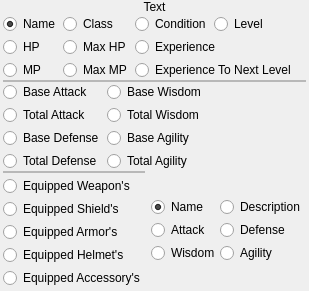
           <widget class="QFrame" name="frame_9">
            <property name="sizePolicy">
             <sizepolicy hsizetype="Preferred" vsizetype="Fixed">
              <horstretch>0</horstretch>
              <verstretch>0</verstretch>
             </sizepolicy>
            </property>
            <layout class="QVBoxLayout" name="verticalLayout_13">
             <property name="spacing">
              <number>0</number>
             </property>
             <property name="margin">
              <number>0</number>
             </property>
             <item>
              <widget class="QLabel" name="label_7">
               <property name="sizePolicy">
                <sizepolicy hsizetype="Preferred" vsizetype="Fixed">
                 <horstretch>0</horstretch>
                 <verstretch>0</verstretch>
                </sizepolicy>
               </property>
               <property name="text">
                <string>Text</string>
               </property>
               <property name="alignment">
                <set>Qt::AlignCenter</set>
               </property>
              </widget>
             </item>
             <item>
              <widget class="QWidget" name="widget_7" native="true">
               <layout class="QVBoxLayout" name="verticalLayout_24">
                <property name="spacing">
                 <number>0</number>
                </property>
                <property name="leftMargin">
                 <number>3</number>
                </property>
                <property name="topMargin">
                 <number>0</number>
                </property>
                <property name="rightMargin">
                 <number>3</number>
                </property>
                <property name="bottomMargin">
                 <number>3</number>
                </property>
                <item>
                 <layout class="QHBoxLayout" name="horizontalLayout_14">
                  <property name="spacing">
                   <number>3</number>
                  </property>
                  <item>
                   <layout class="QVBoxLayout" name="verticalLayout_14">
                    <property name="spacing">
                     <number>3</number>
                    </property>
                    <item>
                     <widget class="QRadioButton" name="rbCharacterName">
                      <property name="sizePolicy">
                       <sizepolicy hsizetype="Fixed" vsizetype="Fixed">
                        <horstretch>0</horstretch>
                        <verstretch>0</verstretch>
                       </sizepolicy>
                      </property>
                      <property name="text">
                       <string>Name</string>
                      </property>
                      <property name="checked">
                       <bool>true</bool>
                      </property>
                     </widget>
                    </item>
                    <item>
                     <widget class="QRadioButton" name="rbCharacterHP">
                      <property name="sizePolicy">
                       <sizepolicy hsizetype="Fixed" vsizetype="Fixed">
                        <horstretch>0</horstretch>
                        <verstretch>0</verstretch>
                       </sizepolicy>
                      </property>
                      <property name="text">
                       <string>HP</string>
                      </property>
                     </widget>
                    </item>
                    <item>
                     <widget class="QRadioButton" name="rbCharacterMP">
                      <property name="sizePolicy">
                       <sizepolicy hsizetype="Fixed" vsizetype="Fixed">
                        <horstretch>0</horstretch>
                        <verstretch>0</verstretch>
                       </sizepolicy>
                      </property>
                      <property name="text">
                       <string>MP</string>
                      </property>
                     </widget>
                    </item>
                   </layout>
                  </item>
                  <item>
                   <layout class="QVBoxLayout" name="verticalLayout_15">
                    <property name="spacing">
                     <number>3</number>
                    </property>
                    <item>
                     <widget class="QRadioButton" name="rbCharacterClass">
                      <property name="sizePolicy">
                       <sizepolicy hsizetype="Fixed" vsizetype="Fixed">
                        <horstretch>0</horstretch>
                        <verstretch>0</verstretch>
                       </sizepolicy>
                      </property>
                      <property name="text">
                       <string>Class</string>
                      </property>
                     </widget>
                    </item>
                    <item>
                     <widget class="QRadioButton" name="rbCharacterMaxHP">
                      <property name="sizePolicy">
                       <sizepolicy hsizetype="Fixed" vsizetype="Fixed">
                        <horstretch>0</horstretch>
                        <verstretch>0</verstretch>
                       </sizepolicy>
                      </property>
                      <property name="text">
                       <string>Max HP</string>
                      </property>
                     </widget>
                    </item>
                    <item>
                     <widget class="QRadioButton" name="rbCharacterMaxMP">
                      <property name="sizePolicy">
                       <sizepolicy hsizetype="Fixed" vsizetype="Fixed">
                        <horstretch>0</horstretch>
                        <verstretch>0</verstretch>
                       </sizepolicy>
                      </property>
                      <property name="text">
                       <string>Max MP</string>
                      </property>
                     </widget>
                    </item>
                   </layout>
                  </item>
                  <item>
                   <layout class="QVBoxLayout" name="verticalLayout_16">
                    <property name="spacing">
                     <number>3</number>
                    </property>
                    <item>
                     <layout class="QHBoxLayout" name="horizontalLayout_15">
                      <property name="spacing">
                       <number>3</number>
                      </property>
                      <item>
                       <widget class="QRadioButton" name="rbCharacterCondition">
                        <property name="sizePolicy">
                         <sizepolicy hsizetype="Fixed" vsizetype="Fixed">
                          <horstretch>0</horstretch>
                          <verstretch>0</verstretch>
                         </sizepolicy>
                        </property>
                        <property name="text">
                         <string>Condition</string>
                        </property>
                       </widget>
                      </item>
                      <item>
                       <widget class="QRadioButton" name="rbCharacterLevel">
                        <property name="sizePolicy">
                         <sizepolicy hsizetype="Preferred" vsizetype="Fixed">
                          <horstretch>0</horstretch>
                          <verstretch>0</verstretch>
                         </sizepolicy>
                        </property>
                        <property name="text">
                         <string>Level</string>
                        </property>
                       </widget>
                      </item>
                     </layout>
                    </item>
                    <item>
                     <widget class="QRadioButton" name="rbCharacterTotalExperience">
                      <property name="sizePolicy">
                       <sizepolicy hsizetype="Fixed" vsizetype="Fixed">
                        <horstretch>0</horstretch>
                        <verstretch>0</verstretch>
                       </sizepolicy>
                      </property>
                      <property name="text">
                       <string>Experience</string>
                      </property>
                     </widget>
                    </item>
                    <item>
                     <widget class="QRadioButton" name="rbCharacterExperienceToNextLevel">
                      <property name="sizePolicy">
                       <sizepolicy hsizetype="Fixed" vsizetype="Fixed">
                        <horstretch>0</horstretch>
                        <verstretch>0</verstretch>
                       </sizepolicy>
                      </property>
                      <property name="text">
                       <string>Experience To Next Level</string>
                      </property>
                     </widget>
                    </item>
                   </layout>
                  </item>
                  <item>
                   <spacer name="horizontalSpacer_7">
                    <property name="orientation">
                     <enum>Qt::Horizontal</enum>
                    </property>
                    <property name="sizeHint" stdset="0">
                     <size>
                      <width>10</width>
                      <height>20</height>
                     </size>
                    </property>
                   </spacer>
                  </item>
                 </layout>
                </item>
                <item>
                 <widget class="QFrame" name="frame_17">
                  <property name="minimumSize">
                   <size>
                    <width>0</width>
                    <height>2</height>
                   </size>
                  </property>
                  <property name="maximumSize">
                   <size>
                    <width>16777215</width>
                    <height>2</height>
                   </size>
                  </property>
                  <property name="frameShape">
                   <enum>QFrame::StyledPanel</enum>
                  </property>
                  <property name="frameShadow">
                   <enum>QFrame::Raised</enum>
                  </property>
                 </widget>
                </item>
                <item>
                 <layout class="QHBoxLayout" name="horizontalLayout_16">
                  <property name="spacing">
                   <number>3</number>
                  </property>
                  <item>
                   <layout class="QVBoxLayout" name="verticalLayout_17">
                    <property name="spacing">
                     <number>3</number>
                    </property>
                    <item>
                     <widget class="QRadioButton" name="rbCharacterBaseAttack">
                      <property name="sizePolicy">
                       <sizepolicy hsizetype="Fixed" vsizetype="Fixed">
                        <horstretch>0</horstretch>
                        <verstretch>0</verstretch>
                       </sizepolicy>
                      </property>
                      <property name="text">
                       <string>Base Attack</string>
                      </property>
                     </widget>
                    </item>
                    <item>
                     <widget class="QRadioButton" name="rbCharacterTotalAttack">
                      <property name="sizePolicy">
                       <sizepolicy hsizetype="Fixed" vsizetype="Fixed">
                        <horstretch>0</horstretch>
                        <verstretch>0</verstretch>
                       </sizepolicy>
                      </property>
                      <property name="text">
                       <string>Total Attack</string>
                      </property>
                     </widget>
                    </item>
                    <item>
                     <widget class="QRadioButton" name="rbCharacterBaseDefense">
                      <property name="sizePolicy">
                       <sizepolicy hsizetype="Fixed" vsizetype="Fixed">
                        <horstretch>0</horstretch>
                        <verstretch>0</verstretch>
                       </sizepolicy>
                      </property>
                      <property name="text">
                       <string>Base Defense</string>
                      </property>
                     </widget>
                    </item>
                    <item>
                     <widget class="QRadioButton" name="rbCharacterTotalDefense">
                      <property name="sizePolicy">
                       <sizepolicy hsizetype="Fixed" vsizetype="Fixed">
                        <horstretch>0</horstretch>
                        <verstretch>0</verstretch>
                       </sizepolicy>
                      </property>
                      <property name="text">
                       <string>Total Defense</string>
                      </property>
                     </widget>
                    </item>
                   </layout>
                  </item>
                  <item>
                   <layout class="QVBoxLayout" name="verticalLayout_18">
                    <property name="spacing">
                     <number>3</number>
                    </property>
                    <item>
                     <widget class="QRadioButton" name="rbCharacterBaseWisdom">
                      <property name="sizePolicy">
                       <sizepolicy hsizetype="Fixed" vsizetype="Fixed">
                        <horstretch>0</horstretch>
                        <verstretch>0</verstretch>
                       </sizepolicy>
                      </property>
                      <property name="text">
                       <string>Base Wisdom</string>
                      </property>
                     </widget>
                    </item>
                    <item>
                     <widget class="QRadioButton" name="rbCharacterTotalWisdom">
                      <property name="sizePolicy">
                       <sizepolicy hsizetype="Fixed" vsizetype="Fixed">
                        <horstretch>0</horstretch>
                        <verstretch>0</verstretch>
                       </sizepolicy>
                      </property>
                      <property name="text">
                       <string>Total Wisdom</string>
                      </property>
                     </widget>
                    </item>
                    <item>
                     <widget class="QRadioButton" name="rbCharacterBaseAgility">
                      <property name="sizePolicy">
                       <sizepolicy hsizetype="Fixed" vsizetype="Fixed">
                        <horstretch>0</horstretch>
                        <verstretch>0</verstretch>
                       </sizepolicy>
                      </property>
                      <property name="text">
                       <string>Base Agility</string>
                      </property>
                     </widget>
                    </item>
                    <item>
                     <widget class="QRadioButton" name="rbCharacterTotalAgility">
                      <property name="sizePolicy">
                       <sizepolicy hsizetype="Fixed" vsizetype="Fixed">
                        <horstretch>0</horstretch>
                        <verstretch>0</verstretch>
                       </sizepolicy>
                      </property>
                      <property name="text">
                       <string>Total Agility</string>
                      </property>
                     </widget>
                    </item>
                   </layout>
                  </item>
                  <item>
                   <spacer name="horizontalSpacer_8">
                    <property name="orientation">
                     <enum>Qt::Horizontal</enum>
                    </property>
                    <property name="sizeHint" stdset="0">
                     <size>
                      <width>10</width>
                      <height>20</height>
                     </size>
                    </property>
                   </spacer>
                  </item>
                 </layout>
                </item>
                <item>
                 <layout class="QHBoxLayout" name="horizontalLayout_17">
                  <property name="spacing">
                   <number>3</number>
                  </property>
                  <item>
                   <layout class="QVBoxLayout" name="verticalLayout_19">
                    <property name="spacing">
                     <number>3</number>
                    </property>
                    <item>
                     <widget class="QFrame" name="frame_18">
                      <property name="minimumSize">
                       <size>
                        <width>0</width>
                        <height>2</height>
                       </size>
                      </property>
                      <property name="maximumSize">
                       <size>
                        <width>16777215</width>
                        <height>2</height>
                       </size>
                      </property>
                      <property name="frameShape">
                       <enum>QFrame::StyledPanel</enum>
                      </property>
                      <property name="frameShadow">
                       <enum>QFrame::Raised</enum>
                      </property>
                     </widget>
                    </item>
                    <item>
                     <widget class="QRadioButton" name="rbCharacterEquippedWeapon">
                      <property name="sizePolicy">
                       <sizepolicy hsizetype="Fixed" vsizetype="Fixed">
                        <horstretch>0</horstretch>
                        <verstretch>0</verstretch>
                       </sizepolicy>
                      </property>
                      <property name="text">
                       <string>Equipped Weapon's</string>
                      </property>
                     </widget>
                    </item>
                    <item>
                     <widget class="QRadioButton" name="rbCharacterEquippedShield">
                      <property name="sizePolicy">
                       <sizepolicy hsizetype="Fixed" vsizetype="Fixed">
                        <horstretch>0</horstretch>
                        <verstretch>0</verstretch>
                       </sizepolicy>
                      </property>
                      <property name="text">
                       <string>Equipped Shield's</string>
                      </property>
                     </widget>
                    </item>
                    <item>
                     <widget class="QRadioButton" name="rbCharacterEquippedArmor">
                      <property name="sizePolicy">
                       <sizepolicy hsizetype="Fixed" vsizetype="Fixed">
                        <horstretch>0</horstretch>
                        <verstretch>0</verstretch>
                       </sizepolicy>
                      </property>
                      <property name="text">
                       <string>Equipped Armor's</string>
                      </property>
                     </widget>
                    </item>
                    <item>
                     <widget class="QRadioButton" name="rbCharacterEquippedHelmet">
                      <property name="sizePolicy">
                       <sizepolicy hsizetype="Fixed" vsizetype="Fixed">
                        <horstretch>0</horstretch>
                        <verstretch>0</verstretch>
                       </sizepolicy>
                      </property>
                      <property name="text">
                       <string>Equipped Helmet's</string>
                      </property>
                     </widget>
                    </item>
                    <item>
                     <widget class="QRadioButton" name="rbCharacterEquippedAccessory">
                      <property name="sizePolicy">
                       <sizepolicy hsizetype="Fixed" vsizetype="Fixed">
                        <horstretch>0</horstretch>
                        <verstretch>0</verstretch>
                       </sizepolicy>
                      </property>
                      <property name="text">
                       <string>Equipped Accessory's</string>
                      </property>
                     </widget>
                    </item>
                   </layout>
                  </item>
                  <item>
                   <widget class="QFrame" name="frmCharacterEquipment">
                    <layout class="QHBoxLayout" name="horizontalLayout_41">
                     <property name="spacing">
                      <number>0</number>
                     </property>
                     <property name="leftMargin">
                      <number>3</number>
                     </property>
                     <property name="topMargin">
                      <number>0</number>
                     </property>
                     <property name="rightMargin">
                      <number>0</number>
                     </property>
                     <property name="bottomMargin">
                      <number>0</number>
                     </property>
                     <item>
                      <layout class="QVBoxLayout" name="verticalLayout_20">
                       <property name="spacing">
                        <number>3</number>
                       </property>
                       <item>
                        <spacer name="verticalSpacer_6">
                         <property name="orientation">
                          <enum>Qt::Vertical</enum>
                         </property>
                         <property name="sizeHint" stdset="0">
                          <size>
                           <width>20</width>
                           <height>10</height>
                          </size>
                         </property>
                        </spacer>
                       </item>
                       <item>
                        <widget class="QRadioButton" name="rbCharacterEquipmentName">
                         <property name="sizePolicy">
                          <sizepolicy hsizetype="Fixed" vsizetype="Fixed">
                           <horstretch>0</horstretch>
                           <verstretch>0</verstretch>
                          </sizepolicy>
                         </property>
                         <property name="text">
                          <string>Name</string>
                         </property>
                         <property name="checked">
                          <bool>true</bool>
                         </property>
                        </widget>
                       </item>
                       <item>
                        <widget class="QRadioButton" name="rbCharacterEquipmentAttack">
                         <property name="sizePolicy">
                          <sizepolicy hsizetype="Fixed" vsizetype="Fixed">
                           <horstretch>0</horstretch>
                           <verstretch>0</verstretch>
                          </sizepolicy>
                         </property>
                         <property name="text">
                          <string>Attack</string>
                         </property>
                        </widget>
                       </item>
                       <item>
                        <widget class="QRadioButton" name="rbCharacterEquipmentWisdom">
                         <property name="sizePolicy">
                          <sizepolicy hsizetype="Fixed" vsizetype="Fixed">
                           <horstretch>0</horstretch>
                           <verstretch>0</verstretch>
                          </sizepolicy>
                         </property>
                         <property name="text">
                          <string>Wisdom</string>
                         </property>
                        </widget>
                       </item>
                       <item>
                        <spacer name="verticalSpacer_7">
                         <property name="orientation">
                          <enum>Qt::Vertical</enum>
                         </property>
                         <property name="sizeHint" stdset="0">
                          <size>
                           <width>20</width>
                           <height>10</height>
                          </size>
                         </property>
                        </spacer>
                       </item>
                      </layout>
                     </item>
                     <item>
                      <layout class="QVBoxLayout" name="verticalLayout_21">
                       <property name="spacing">
                        <number>3</number>
                       </property>
                       <item>
                        <spacer name="verticalSpacer_8">
                         <property name="orientation">
                          <enum>Qt::Vertical</enum>
                         </property>
                         <property name="sizeHint" stdset="0">
                          <size>
                           <width>20</width>
                           <height>10</height>
                          </size>
                         </property>
                        </spacer>
                       </item>
                       <item>
                        <widget class="QRadioButton" name="rbCharacterEquipmentDescription">
                         <property name="text">
                          <string>Description</string>
                         </property>
                        </widget>
                       </item>
                       <item>
                        <widget class="QRadioButton" name="rbCharacterEquipmentDefense">
                         <property name="sizePolicy">
                          <sizepolicy hsizetype="Fixed" vsizetype="Fixed">
                           <horstretch>0</horstretch>
                           <verstretch>0</verstretch>
                          </sizepolicy>
                         </property>
                         <property name="text">
                          <string>Defense</string>
                         </property>
                        </widget>
                       </item>
                       <item>
                        <widget class="QRadioButton" name="rbCharacterEquipmentAgility">
                         <property name="sizePolicy">
                          <sizepolicy hsizetype="Fixed" vsizetype="Fixed">
                           <horstretch>0</horstretch>
                           <verstretch>0</verstretch>
                          </sizepolicy>
                         </property>
                         <property name="text">
                          <string>Agility</string>
                         </property>
                        </widget>
                       </item>
                       <item>
                        <spacer name="verticalSpacer_9">
                         <property name="orientation">
                          <enum>Qt::Vertical</enum>
                         </property>
                         <property name="sizeHint" stdset="0">
                          <size>
                           <width>20</width>
                           <height>10</height>
                          </size>
                         </property>
                        </spacer>
                       </item>
                      </layout>
                     </item>
                    </layout>
                   </widget>
                  </item>
                 </layout>
                </item>
               </layout>
              </widget>
             </item>
            </layout>
           </widget>
